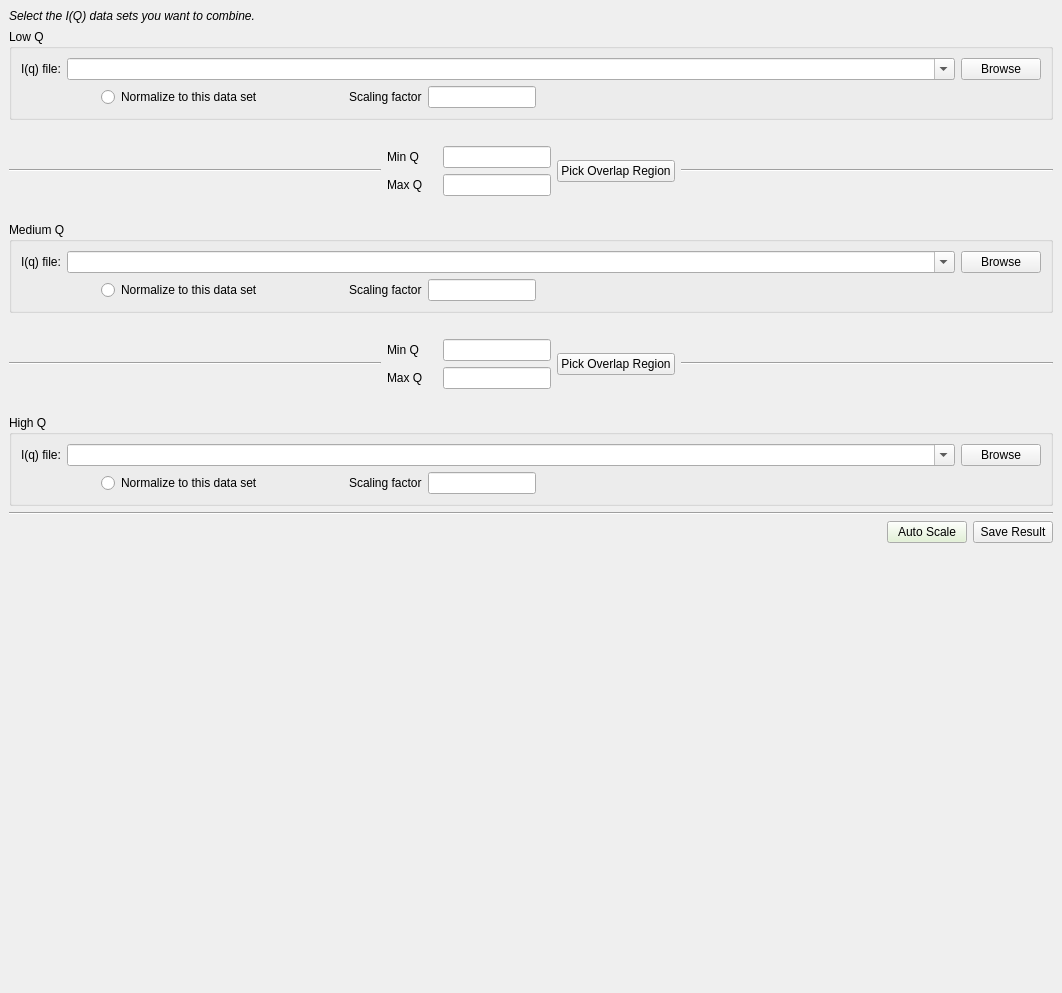
<?xml version="1.0" encoding="UTF-8"?>
<ui version="4.0">
 <class>Frame</class>
 <widget class="QFrame" name="Frame">
  <property name="geometry">
   <rect>
    <x>0</x>
    <y>0</y>
    <width>1062</width>
    <height>993</height>
   </rect>
  </property>
  <property name="windowTitle">
   <string>Frame</string>
  </property>
  <property name="frameShape">
   <enum>QFrame::NoFrame</enum>
  </property>
  <property name="frameShadow">
   <enum>QFrame::Plain</enum>
  </property>
  <layout class="QVBoxLayout" name="verticalLayout">
   <property name="margin">
    <number>0</number>
   </property>
   <item>
    <widget class="QScrollArea" name="scrollArea">
     <property name="frameShape">
      <enum>QFrame::NoFrame</enum>
     </property>
     <property name="frameShadow">
      <enum>QFrame::Plain</enum>
     </property>
     <property name="widgetResizable">
      <bool>true</bool>
     </property>
     <widget class="QWidget" name="scrollAreaWidgetContents">
      <property name="geometry">
       <rect>
        <x>0</x>
        <y>0</y>
        <width>1062</width>
        <height>993</height>
       </rect>
      </property>
      <layout class="QVBoxLayout" name="verticalLayout_6">
       <item>
        <widget class="QLabel" name="label_13">
         <property name="font">
          <font>
           <italic>true</italic>
          </font>
         </property>
         <property name="text">
          <string>Select the I(Q) data sets you want to combine.</string>
         </property>
        </widget>
       </item>
       <item>
        <widget class="QGroupBox" name="groupBox">
         <property name="title">
          <string>Low Q</string>
         </property>
         <layout class="QVBoxLayout" name="verticalLayout_11">
          <item>
           <layout class="QHBoxLayout" name="horizontalLayout_2">
            <item>
             <widget class="QLabel" name="label_2">
              <property name="text">
               <string>I(q) file:</string>
              </property>
             </widget>
            </item>
            <item>
             <widget class="QComboBox" name="low_q_combo">
              <property name="sizePolicy">
               <sizepolicy hsizetype="Expanding" vsizetype="Fixed">
                <horstretch>0</horstretch>
                <verstretch>0</verstretch>
               </sizepolicy>
              </property>
              <property name="toolTip">
               <string>Select a reduced data file or a reduced workspace.</string>
              </property>
              <property name="editable">
               <bool>true</bool>
              </property>
              <property name="sizeAdjustPolicy">
               <enum>QComboBox::AdjustToContentsOnFirstShow</enum>
              </property>
             </widget>
            </item>
            <item>
             <widget class="QPushButton" name="low_q_browse_button">
              <property name="toolTip">
               <string/>
              </property>
              <property name="text">
               <string>Browse</string>
              </property>
             </widget>
            </item>
           </layout>
          </item>
          <item>
           <layout class="QHBoxLayout" name="horizontalLayout">
            <item>
             <spacer name="horizontalSpacer_10">
              <property name="orientation">
               <enum>Qt::Horizontal</enum>
              </property>
              <property name="sizeType">
               <enum>QSizePolicy::Fixed</enum>
              </property>
              <property name="sizeHint" stdset="0">
               <size>
                <width>80</width>
                <height>20</height>
               </size>
              </property>
             </spacer>
            </item>
            <item>
             <widget class="QRadioButton" name="low_radio">
              <property name="toolTip">
               <string/>
              </property>
              <property name="text">
               <string>Normalize to this data set</string>
              </property>
             </widget>
            </item>
            <item>
             <spacer name="horizontalSpacer_8">
              <property name="orientation">
               <enum>Qt::Horizontal</enum>
              </property>
              <property name="sizeType">
               <enum>QSizePolicy::Fixed</enum>
              </property>
              <property name="sizeHint" stdset="0">
               <size>
                <width>80</width>
                <height>20</height>
               </size>
              </property>
             </spacer>
            </item>
            <item>
             <widget class="QLabel" name="label_10">
              <property name="text">
               <string>Scaling factor</string>
              </property>
             </widget>
            </item>
            <item>
             <widget class="QLineEdit" name="low_scale_edit">
              <property name="sizePolicy">
               <sizepolicy hsizetype="Fixed" vsizetype="Fixed">
                <horstretch>0</horstretch>
                <verstretch>0</verstretch>
               </sizepolicy>
              </property>
              <property name="toolTip">
               <string>Enter a scaling factor and hit enter to apply.</string>
              </property>
              <property name="statusTip">
               <string/>
              </property>
             </widget>
            </item>
            <item>
             <spacer name="horizontalSpacer_6">
              <property name="orientation">
               <enum>Qt::Horizontal</enum>
              </property>
              <property name="sizeHint" stdset="0">
               <size>
                <width>40</width>
                <height>20</height>
               </size>
              </property>
             </spacer>
            </item>
           </layout>
          </item>
         </layout>
        </widget>
       </item>
       <item>
        <spacer name="verticalSpacer_2">
         <property name="orientation">
          <enum>Qt::Vertical</enum>
         </property>
         <property name="sizeType">
          <enum>QSizePolicy::Fixed</enum>
         </property>
         <property name="sizeHint" stdset="0">
          <size>
           <width>40</width>
           <height>20</height>
          </size>
         </property>
        </spacer>
       </item>
       <item>
        <layout class="QHBoxLayout" name="horizontalLayout_17">
         <item>
          <widget class="Line" name="line_4">
           <property name="sizePolicy">
            <sizepolicy hsizetype="Expanding" vsizetype="Fixed">
             <horstretch>0</horstretch>
             <verstretch>0</verstretch>
            </sizepolicy>
           </property>
           <property name="orientation">
            <enum>Qt::Horizontal</enum>
           </property>
          </widget>
         </item>
         <item>
          <layout class="QVBoxLayout" name="verticalLayout_3">
           <item>
            <layout class="QHBoxLayout" name="horizontalLayout_3">
             <item>
              <widget class="QLabel" name="label">
               <property name="sizePolicy">
                <sizepolicy hsizetype="Fixed" vsizetype="Preferred">
                 <horstretch>0</horstretch>
                 <verstretch>0</verstretch>
                </sizepolicy>
               </property>
               <property name="minimumSize">
                <size>
                 <width>50</width>
                 <height>0</height>
                </size>
               </property>
               <property name="text">
                <string>Min Q</string>
               </property>
              </widget>
             </item>
             <item>
              <widget class="QLineEdit" name="low_min_edit">
               <property name="sizePolicy">
                <sizepolicy hsizetype="Fixed" vsizetype="Fixed">
                 <horstretch>0</horstretch>
                 <verstretch>0</verstretch>
                </sizepolicy>
               </property>
              </widget>
             </item>
            </layout>
           </item>
           <item>
            <layout class="QHBoxLayout" name="horizontalLayout_4">
             <item>
              <widget class="QLabel" name="label_3">
               <property name="sizePolicy">
                <sizepolicy hsizetype="Fixed" vsizetype="Preferred">
                 <horstretch>0</horstretch>
                 <verstretch>0</verstretch>
                </sizepolicy>
               </property>
               <property name="minimumSize">
                <size>
                 <width>50</width>
                 <height>0</height>
                </size>
               </property>
               <property name="text">
                <string>Max Q</string>
               </property>
              </widget>
             </item>
             <item>
              <widget class="QLineEdit" name="low_max_edit">
               <property name="sizePolicy">
                <sizepolicy hsizetype="Fixed" vsizetype="Fixed">
                 <horstretch>0</horstretch>
                 <verstretch>0</verstretch>
                </sizepolicy>
               </property>
              </widget>
             </item>
            </layout>
           </item>
          </layout>
         </item>
         <item>
          <widget class="QPushButton" name="low_range_button">
           <property name="toolTip">
            <string>Click to select the Q region used to scale the low-Q and medium-Q data sets.</string>
           </property>
           <property name="text">
            <string>Pick Overlap Region</string>
           </property>
          </widget>
         </item>
         <item>
          <widget class="Line" name="line_5">
           <property name="sizePolicy">
            <sizepolicy hsizetype="Expanding" vsizetype="Fixed">
             <horstretch>0</horstretch>
             <verstretch>0</verstretch>
            </sizepolicy>
           </property>
           <property name="orientation">
            <enum>Qt::Horizontal</enum>
           </property>
          </widget>
         </item>
        </layout>
       </item>
       <item>
        <spacer name="verticalSpacer_3">
         <property name="orientation">
          <enum>Qt::Vertical</enum>
         </property>
         <property name="sizeType">
          <enum>QSizePolicy::Fixed</enum>
         </property>
         <property name="sizeHint" stdset="0">
          <size>
           <width>20</width>
           <height>20</height>
          </size>
         </property>
        </spacer>
       </item>
       <item>
        <widget class="QGroupBox" name="groupBox_2">
         <property name="title">
          <string>Medium Q</string>
         </property>
         <layout class="QVBoxLayout" name="verticalLayout_5">
          <item>
           <layout class="QHBoxLayout" name="horizontalLayout_5">
            <item>
             <widget class="QLabel" name="label_4">
              <property name="text">
               <string>I(q) file:</string>
              </property>
             </widget>
            </item>
            <item>
             <widget class="QComboBox" name="medium_q_combo">
              <property name="sizePolicy">
               <sizepolicy hsizetype="Expanding" vsizetype="Fixed">
                <horstretch>0</horstretch>
                <verstretch>0</verstretch>
               </sizepolicy>
              </property>
              <property name="toolTip">
               <string>Select a reduced data file or a reduced workspace.</string>
              </property>
              <property name="editable">
               <bool>true</bool>
              </property>
             </widget>
            </item>
            <item>
             <widget class="QPushButton" name="medium_q_browse_button">
              <property name="toolTip">
               <string/>
              </property>
              <property name="text">
               <string>Browse</string>
              </property>
             </widget>
            </item>
           </layout>
          </item>
          <item>
           <layout class="QHBoxLayout" name="horizontalLayout_6">
            <item>
             <spacer name="horizontalSpacer_11">
              <property name="orientation">
               <enum>Qt::Horizontal</enum>
              </property>
              <property name="sizeType">
               <enum>QSizePolicy::Fixed</enum>
              </property>
              <property name="sizeHint" stdset="0">
               <size>
                <width>80</width>
                <height>20</height>
               </size>
              </property>
             </spacer>
            </item>
            <item>
             <widget class="QRadioButton" name="medium_radio">
              <property name="text">
               <string>Normalize to this data set</string>
              </property>
             </widget>
            </item>
            <item>
             <spacer name="horizontalSpacer_14">
              <property name="orientation">
               <enum>Qt::Horizontal</enum>
              </property>
              <property name="sizeType">
               <enum>QSizePolicy::Fixed</enum>
              </property>
              <property name="sizeHint" stdset="0">
               <size>
                <width>80</width>
                <height>20</height>
               </size>
              </property>
             </spacer>
            </item>
            <item>
             <widget class="QLabel" name="label_11">
              <property name="text">
               <string>Scaling factor</string>
              </property>
             </widget>
            </item>
            <item>
             <widget class="QLineEdit" name="medium_scale_edit">
              <property name="sizePolicy">
               <sizepolicy hsizetype="Fixed" vsizetype="Fixed">
                <horstretch>0</horstretch>
                <verstretch>0</verstretch>
               </sizepolicy>
              </property>
              <property name="toolTip">
               <string>Enter a scaling factor and hit enter to apply.</string>
              </property>
              <property name="statusTip">
               <string/>
              </property>
             </widget>
            </item>
            <item>
             <spacer name="horizontalSpacer_4">
              <property name="orientation">
               <enum>Qt::Horizontal</enum>
              </property>
              <property name="sizeType">
               <enum>QSizePolicy::Expanding</enum>
              </property>
              <property name="sizeHint" stdset="0">
               <size>
                <width>40</width>
                <height>20</height>
               </size>
              </property>
             </spacer>
            </item>
           </layout>
          </item>
         </layout>
        </widget>
       </item>
       <item>
        <spacer name="verticalSpacer_4">
         <property name="orientation">
          <enum>Qt::Vertical</enum>
         </property>
         <property name="sizeType">
          <enum>QSizePolicy::Fixed</enum>
         </property>
         <property name="sizeHint" stdset="0">
          <size>
           <width>20</width>
           <height>20</height>
          </size>
         </property>
        </spacer>
       </item>
       <item>
        <layout class="QHBoxLayout" name="horizontalLayout_11">
         <item>
          <widget class="Line" name="line_2">
           <property name="sizePolicy">
            <sizepolicy hsizetype="Expanding" vsizetype="Fixed">
             <horstretch>0</horstretch>
             <verstretch>0</verstretch>
            </sizepolicy>
           </property>
           <property name="orientation">
            <enum>Qt::Horizontal</enum>
           </property>
          </widget>
         </item>
         <item>
          <layout class="QVBoxLayout" name="verticalLayout_4">
           <item>
            <layout class="QHBoxLayout" name="horizontalLayout_7">
             <item>
              <widget class="QLabel" name="label_5">
               <property name="sizePolicy">
                <sizepolicy hsizetype="Fixed" vsizetype="Preferred">
                 <horstretch>0</horstretch>
                 <verstretch>0</verstretch>
                </sizepolicy>
               </property>
               <property name="minimumSize">
                <size>
                 <width>50</width>
                 <height>0</height>
                </size>
               </property>
               <property name="text">
                <string>Min Q</string>
               </property>
              </widget>
             </item>
             <item>
              <widget class="QLineEdit" name="medium_min_edit">
               <property name="sizePolicy">
                <sizepolicy hsizetype="Fixed" vsizetype="Fixed">
                 <horstretch>0</horstretch>
                 <verstretch>0</verstretch>
                </sizepolicy>
               </property>
              </widget>
             </item>
            </layout>
           </item>
           <item>
            <layout class="QHBoxLayout" name="horizontalLayout_8">
             <item>
              <widget class="QLabel" name="label_6">
               <property name="sizePolicy">
                <sizepolicy hsizetype="Fixed" vsizetype="Preferred">
                 <horstretch>0</horstretch>
                 <verstretch>0</verstretch>
                </sizepolicy>
               </property>
               <property name="minimumSize">
                <size>
                 <width>50</width>
                 <height>0</height>
                </size>
               </property>
               <property name="text">
                <string>Max Q</string>
               </property>
              </widget>
             </item>
             <item>
              <widget class="QLineEdit" name="medium_max_edit">
               <property name="sizePolicy">
                <sizepolicy hsizetype="Fixed" vsizetype="Fixed">
                 <horstretch>0</horstretch>
                 <verstretch>0</verstretch>
                </sizepolicy>
               </property>
              </widget>
             </item>
            </layout>
           </item>
          </layout>
         </item>
         <item>
          <widget class="QPushButton" name="medium_range_button">
           <property name="toolTip">
            <string>Click to select the Q region used to scale the low-Q and medium-Q data sets.</string>
           </property>
           <property name="text">
            <string>Pick Overlap Region</string>
           </property>
          </widget>
         </item>
         <item>
          <widget class="Line" name="line_3">
           <property name="sizePolicy">
            <sizepolicy hsizetype="Expanding" vsizetype="Fixed">
             <horstretch>0</horstretch>
             <verstretch>0</verstretch>
            </sizepolicy>
           </property>
           <property name="orientation">
            <enum>Qt::Horizontal</enum>
           </property>
          </widget>
         </item>
        </layout>
       </item>
       <item>
        <spacer name="verticalSpacer_5">
         <property name="orientation">
          <enum>Qt::Vertical</enum>
         </property>
         <property name="sizeType">
          <enum>QSizePolicy::Fixed</enum>
         </property>
         <property name="sizeHint" stdset="0">
          <size>
           <width>20</width>
           <height>20</height>
          </size>
         </property>
        </spacer>
       </item>
       <item>
        <widget class="QGroupBox" name="groupBox_3">
         <property name="title">
          <string>High Q</string>
         </property>
         <layout class="QVBoxLayout" name="verticalLayout_2">
          <item>
           <layout class="QHBoxLayout" name="horizontalLayout_9">
            <item>
             <widget class="QLabel" name="label_7">
              <property name="text">
               <string>I(q) file:</string>
              </property>
             </widget>
            </item>
            <item>
             <widget class="QComboBox" name="high_q_combo">
              <property name="sizePolicy">
               <sizepolicy hsizetype="Expanding" vsizetype="Fixed">
                <horstretch>0</horstretch>
                <verstretch>0</verstretch>
               </sizepolicy>
              </property>
              <property name="toolTip">
               <string>Select a reduced data file or a reduced workspace.</string>
              </property>
              <property name="editable">
               <bool>true</bool>
              </property>
             </widget>
            </item>
            <item>
             <widget class="QPushButton" name="high_q_browse_button">
              <property name="toolTip">
               <string/>
              </property>
              <property name="text">
               <string>Browse</string>
              </property>
             </widget>
            </item>
           </layout>
          </item>
          <item>
           <layout class="QHBoxLayout" name="horizontalLayout_10">
            <item>
             <spacer name="horizontalSpacer_12">
              <property name="orientation">
               <enum>Qt::Horizontal</enum>
              </property>
              <property name="sizeType">
               <enum>QSizePolicy::Fixed</enum>
              </property>
              <property name="sizeHint" stdset="0">
               <size>
                <width>80</width>
                <height>20</height>
               </size>
              </property>
             </spacer>
            </item>
            <item>
             <widget class="QRadioButton" name="high_radio">
              <property name="text">
               <string>Normalize to this data set</string>
              </property>
             </widget>
            </item>
            <item>
             <spacer name="horizontalSpacer_3">
              <property name="orientation">
               <enum>Qt::Horizontal</enum>
              </property>
              <property name="sizeType">
               <enum>QSizePolicy::Fixed</enum>
              </property>
              <property name="sizeHint" stdset="0">
               <size>
                <width>80</width>
                <height>20</height>
               </size>
              </property>
             </spacer>
            </item>
            <item>
             <widget class="QLabel" name="label_12">
              <property name="text">
               <string>Scaling factor</string>
              </property>
             </widget>
            </item>
            <item>
             <widget class="QLineEdit" name="high_scale_edit">
              <property name="sizePolicy">
               <sizepolicy hsizetype="Fixed" vsizetype="Fixed">
                <horstretch>0</horstretch>
                <verstretch>0</verstretch>
               </sizepolicy>
              </property>
              <property name="toolTip">
               <string>Enter a scaling factor and hit enter to apply.</string>
              </property>
              <property name="statusTip">
               <string/>
              </property>
             </widget>
            </item>
            <item>
             <spacer name="horizontalSpacer_2">
              <property name="orientation">
               <enum>Qt::Horizontal</enum>
              </property>
              <property name="sizeHint" stdset="0">
               <size>
                <width>40</width>
                <height>20</height>
               </size>
              </property>
             </spacer>
            </item>
           </layout>
          </item>
         </layout>
        </widget>
       </item>
       <item>
        <widget class="Line" name="line">
         <property name="orientation">
          <enum>Qt::Horizontal</enum>
         </property>
        </widget>
       </item>
       <item>
        <layout class="QHBoxLayout" name="horizontalLayout_16">
         <item>
          <spacer name="horizontalSpacer_13">
           <property name="orientation">
            <enum>Qt::Horizontal</enum>
           </property>
           <property name="sizeHint" stdset="0">
            <size>
             <width>40</width>
             <height>20</height>
            </size>
           </property>
          </spacer>
         </item>
         <item>
          <widget class="QPushButton" name="apply_button">
           <property name="palette">
            <palette>
             <active>
              <colorrole role="Button">
               <brush brushstyle="SolidPattern">
                <color alpha="255">
                 <red>223</red>
                 <green>242</green>
                 <blue>208</blue>
                </color>
               </brush>
              </colorrole>
             </active>
             <inactive>
              <colorrole role="Button">
               <brush brushstyle="SolidPattern">
                <color alpha="255">
                 <red>223</red>
                 <green>242</green>
                 <blue>208</blue>
                </color>
               </brush>
              </colorrole>
             </inactive>
             <disabled>
              <colorrole role="Button">
               <brush brushstyle="SolidPattern">
                <color alpha="255">
                 <red>223</red>
                 <green>242</green>
                 <blue>208</blue>
                </color>
               </brush>
              </colorrole>
             </disabled>
            </palette>
           </property>
           <property name="toolTip">
            <string>Click to automatically scale all data sets to the selected reference.</string>
           </property>
           <property name="autoFillBackground">
            <bool>false</bool>
           </property>
           <property name="text">
            <string>Auto Scale</string>
           </property>
          </widget>
         </item>
         <item>
          <widget class="QPushButton" name="save_result_button">
           <property name="text">
            <string>Save Result</string>
           </property>
          </widget>
         </item>
        </layout>
       </item>
       <item>
        <spacer name="verticalSpacer">
         <property name="orientation">
          <enum>Qt::Vertical</enum>
         </property>
         <property name="sizeHint" stdset="0">
          <size>
           <width>20</width>
           <height>40</height>
          </size>
         </property>
        </spacer>
       </item>
      </layout>
     </widget>
    </widget>
   </item>
  </layout>
 </widget>
 <resources/>
 <connections/>
</ui>
